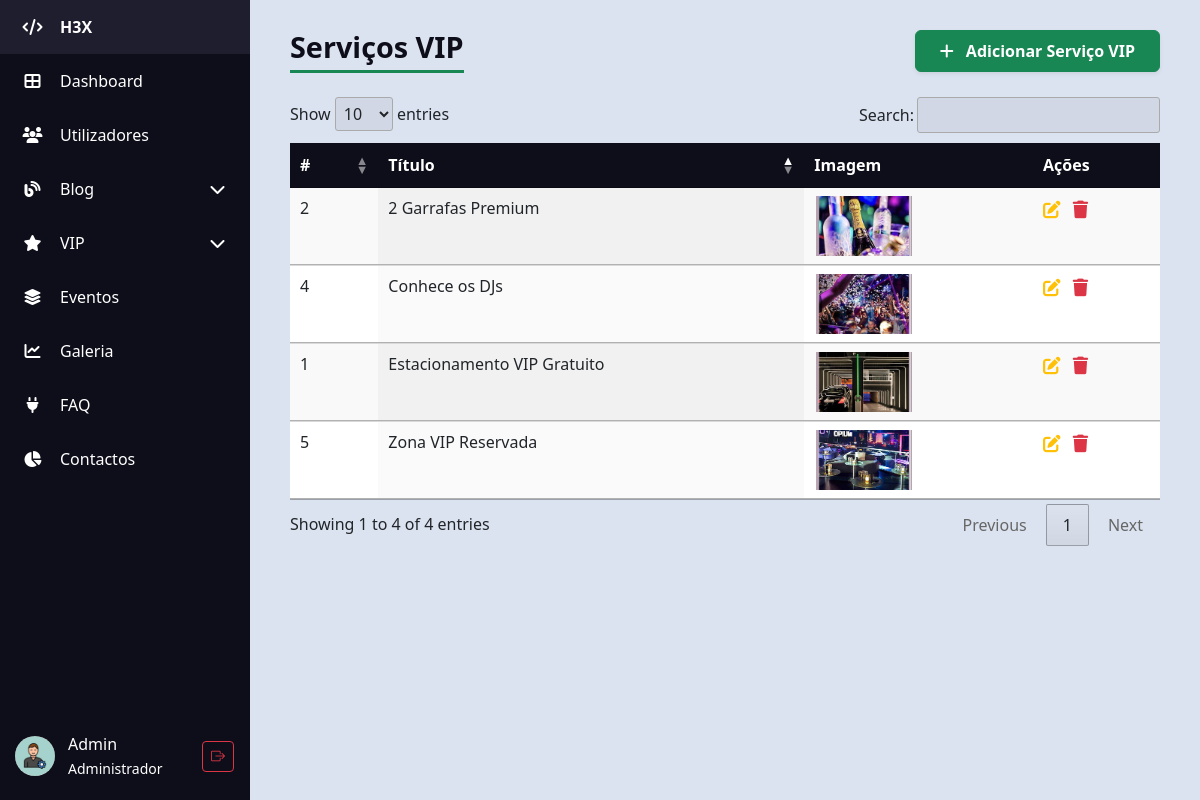
Page /H3X/admin/admin_servicos_vip.php (signed in) on the committed database.
### tables this page shows
CREATE TABLE IF NOT EXISTS `servicos_vip` (
  `id` int NOT NULL AUTO_INCREMENT,
  `titulo` varchar(255) NOT NULL,
  `imagem` varchar(255) DEFAULT NULL,
  `criado_em` timestamp NULL DEFAULT CURRENT_TIMESTAMP,
  PRIMARY KEY (`id`)
);

### H3X/admin/admin_servicos_vip.php (the view, shortened to what this page needs)
<?php
require_once "../db_config.php";
$nomeUtilizador = $_SESSION["nome"] ?? "Utilizador";
$tipoUtilizador = $_SESSION["tipo"] ?? "c";
switch ($tipoUtilizador) {
    case 'a':
        $tipoLabel = "Administrador";
        break;
}
?>
<?php require 'partials/header.php'; ?>
<body>
    <div class="d-flex">
        <?php require 'partials/sidebar.php'; ?>
        <div class="content">
            <div class="d-flex justify-content-between align-items-center mb-4">
                <h1 class="table-title m-0">Serviços VIP</h1>
                <div>
                    <a href="admin_servicos_vip_create.php" class="btn btn-success shadow-sm px-4 py-2 fw-semibold">
                        <i class="fas fa-plus me-2"></i> Adicionar Serviço VIP
                    </a>
                </div>
            </div>
            <?php
            $sql = "SELECT id, titulo, imagem FROM servicos_vip ORDER BY id DESC";
            $result = $conn->query($sql);
            ?>
            <?php if ($result && $result->num_rows > 0): ?>
                <table id="svipTable" class="display table table-striped table-hover" style="width:100%">
                    <thead>
                        <tr>
                            <th>#</th>
                            <th>Título</th>
                            <th>Imagem</th>
                            <th>Ações</th>
                        </tr>
                    </thead>
                    <tbody>
                        <?php while ($servico = $result->fetch_object()):
                            $id = $servico->id;
                            ?>
                            <tr>
                                <td><?= trim($id) ?></td>
                                <td><?= trim($servico->titulo) ?></td>
                                <td>
                                    <?php if (!empty($servico->imagem)): ?>
                                        <img src="../uploads/<?= trim($servico->imagem) ?>" alt="Imagem do serviço VIP <?= $id ?>"
                                            style="width: 100px; height: 60px; object-fit: cover; cursor: pointer;"
                                            data-bs-toggle="modal" data-bs-target="#imagemModal<?= $id ?>" />
                                    <?php else: ?>
                                        <span class="text-muted">Sem imagem</span>
                                    <?php endif; ?>
                                </td>
                                <td>
                                    <a href="admin_servicos_vip_edit.php?id=<?= urlencode($id) ?>" title="Editar"><i
                                            class="fas fa-pen-to-square text-warning"></i></a>
                                    <a href="admin_servicos_vip_delete.php?id=<?= urlencode($id) ?>" title="Apagar"
                                        class="ms-2"><i class="fas fa-trash text-danger"></i></a>
                                </td>
                            </tr>
                        <?php endwhile; ?>
                    </tbody>
                </table>
            <?php else: ?>
                <p class="alert alert-warning">Sem resultados encontrados.</p>
            <?php endif; ?>
        </div>
    </div>
    <?php require 'partials/footer.php'; ?>
</body>
</html>

### H3X/admin/partials/header.php (shortened to what this page needs)
<!DOCTYPE html>
<html lang="pt">
<head>
    <link rel="stylesheet" href="https://cdn.jsdelivr.net/npm/bootstrap@5.3.0/dist/css/bootstrap.min.css" />
    <link rel="stylesheet" href="https://cdn.datatables.net/1.13.6/css/jquery.dataTables.min.css" />
    <link rel="stylesheet" href="https://cdnjs.cloudflare.com/ajax/libs/font-awesome/6.4.0/css/all.min.css">
    <link rel="stylesheet" href="https://cdn.jsdelivr.net/npm/bootstrap-icons@1.10.5/font/bootstrap-icons.css">
    <link rel="stylesheet" href="css/style.css">
</head>

### H3X/admin/partials/sidebar.php (shortened to what this page needs)
<div class="sidebar" id="sidebar">
    <a href="../index.php" class="nav-link">
        <i class="fas fa-code"></i>
        <span class="link-text fw-bold">H3X</span>
    </a>
    <a href="admin_dashboard.php" class="nav-link">
        <i class="fas fa-th-large"></i>
        <span class="link-text">Dashboard</span>
    </a>
    <a href="admin_utilizadores.php" class="nav-link">
        <i class="fas fa-users"></i>
        <span class="link-text">Utilizadores</span>
    </a>
    <div class="nav-link d-flex align-items-center" data-target="dropdown3">
        <i class="fas fa-blog"></i>
        <span class="link-text">Blog</span>
        <i class="fas fa-chevron-down arrow-icon ms-auto"></i>
    </div>
    <div class="nav-link d-flex align-items-center" data-target="dropdown1">
        <i class="fas fa-star"></i>
        <span class="link-text">VIP</span>
        <i class="fas fa-chevron-down arrow-icon ms-auto"></i>
    </div>
    <a href="admin_eventos.php" class="nav-link">
        <i class="fas fa-layer-group"></i>
         <span class="link-text">Eventos</span>
    </a>
    <a href="admin_galeria.php" class="nav-link">
        <i class="fas fa-chart-line"></i>
        <span class="link-text">Galeria</span>
    </a>
    <a href="admin_faq.php" class="nav-link">
        <i class="fas fa-plug"></i>
        <span class="link-text">FAQ</span>
    </a>
    <a href="admin_contactos.php" class="nav-link">
        <i class="fas fa-chart-pie"></i>
        <span class="link-text">Contactos</span>
    </a>
    <div class="profile w-100 justify-content-between pe-3">
        <div class="d-flex align-items-center gap-2">
            <?php
            $sql = "SELECT * FROM utilizadores";
            $result = $conn->query($sql);
            if ($result && $result->num_rows != 0) {
                $user = $result->fetch_object();
                if (!empty($_SESSION["foto"])) {
                    echo '<img src="../uploads/' . trim($_SESSION["foto"]) . '" alt="Foto do usuário" class="fotousutilizador">';
                } else {
                    $primeiraLetra = strtoupper(substr($user->nome, 0, 1));
                    echo '<div class="primeiraletra">' . $primeiraLetra . '</div>';
                }
            }
            ?>
            <div class="profile-details">
                <div><?= trim($nomeUtilizador) ?></div>
                <small><?= trim($tipoLabel) ?></small>
            </div>
        </div>
        <a href="../index.php" class="btn  btn-outline-danger ms-3 btn-sm logout-btn d-flex align-items-center gap-1">
            <i class="bi bi-box-arrow-right"></i>
        </a>
    </div>
</div>

### H3X/admin/partials/footer.php (shortened to what this page needs)
</body>
</html>

### H3X/admin/css/style.css (style rules this page uses)
body { background-color: #dce3f0; margin: 0; font-family: "Segoe UI", sans-serif; }
.sidebar { width: 80px; background-color: #0e0e1a; height: 100vh; transition: width 0.3s ease; overflow-x: hidden; position: fixed; z-index: 10; }
.sidebar .nav-link { color: white; padding: 15px 20px; display: flex; align-items: center; gap: 15px; white-space: nowrap; transition: background 0.2s ease; cursor: pointer; }
.sidebar .nav-link i { width: 25px; text-align: center; flex-shrink: 0; }
.sidebar .link-text { opacity: 0; transform: translateX(-10px); transition: opacity 0.3s ease, transform 0.3s ease; }
.arrow-icon { transition: transform 0.3s ease; margin-left: auto; }
.profile { position: absolute; bottom: 20px; left: 15px; color: #fff; display: flex; align-items: center; gap: 10px; transition: padding 0.3s ease; }
.profile img { width: 40px; height: 40px; border-radius: 50%; }
.profile-details { max-width: 0; overflow: hidden; white-space: nowrap; opacity: 0; transform: translateX(-10px); transition: opacity 0.3s ease, transform 0.3s ease, max-width 0.3s ease, margin-left 0.3s ease; }
.profile a.logout-btn { opacity: 0; transform: translateX(-15px); transition: opacity 0.3s ease, transform 0.3s ease; margin-left: 0; pointer-events: none; display: inline-flex; }
.content { margin-left: 80px; padding: 30px 40px; flex: 1; transition: margin-left 0.3s ease; }
table.dataTable thead th { background-color: #0e0e1a; color: white; cursor: pointer; }
h1.table-title { color: #0e0e1a; margin-bottom: 20px; font-weight: 700; border-bottom: 3px solid #198754; display: inline-block; padding-bottom: 5px; font-size: 1.8rem; }
td a { font-size: 1.1rem; transition: color 0.3s ease; }
.fotousutilizador { width: 40px; height: 40px; border-radius: 50%; }
table.dataTable thead > tr > th.sorting:before, table.dataTable thead > tr > th.sorting:after, table.dataTable thead > tr > th.sorting_asc:before, table.dataTable thead > tr > th.sorting_asc:after, table.dataTable thead > tr > th.sorting_desc:before, table.dataTable thead > tr > th.sorting_desc:after, table.dataTable thead > tr > th.sorting_asc_disabled:before, table.dataTable thead > tr > th.sorting_asc_disabled:after, table.dataTable thead > tr > th.sorting_desc_disabled:before, table.dataTable thead > tr > th.sorting_desc_disabled:after, table.dataTable thead > tr > td.sorting:before, table.dataTable thead > tr > td.sorting:after, table.dataTable thead > tr > td.sorting_asc:before, table.dataTable thead > tr > td.sorting_asc:after, table.dataTable thead > tr > td.sorting_desc:before, table.dataTable thead > tr > td.sorting_desc:after, table.dataTable thead > tr > td.sorting_asc_disabled:before, table.dataTable thead > tr > td.sorting_asc_disabled:after, table.dataTable thead > tr > td.sorting_desc_disabled:before, table.dataTable thead > tr > td.sorting_desc_disabled:after { opacity: 0.5; }
table.dataTable thead > tr > th.sorting_asc:before, table.dataTable thead > tr > th.sorting_desc:after, table.dataTable thead > tr > td.sorting_asc:before, table.dataTable thead > tr > td.sorting_desc:after { opacity: 1; }

### rows in the picture
servicos_vip: id "5", titulo "Zona VIP Reservada", imagem (picture)
servicos_vip: id "4", titulo "Conhece os DJs", imagem (picture)
servicos_vip: id "2", titulo "2 Garrafas Premium", imagem (picture)
servicos_vip: id "1", titulo "Estacionamento VIP Gratuito", imagem (picture)

### other values in the picture
$nomeUtilizador "Admin"
$tipoLabel "Administrador"
